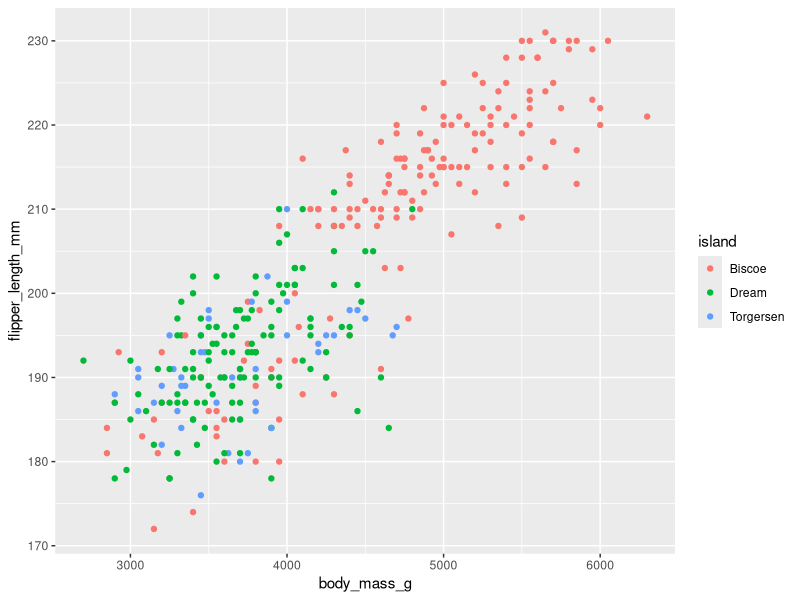
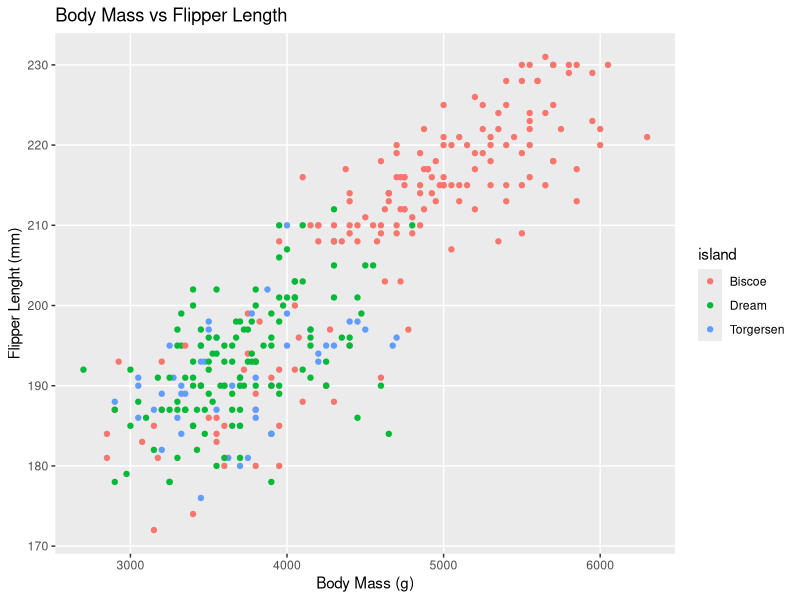
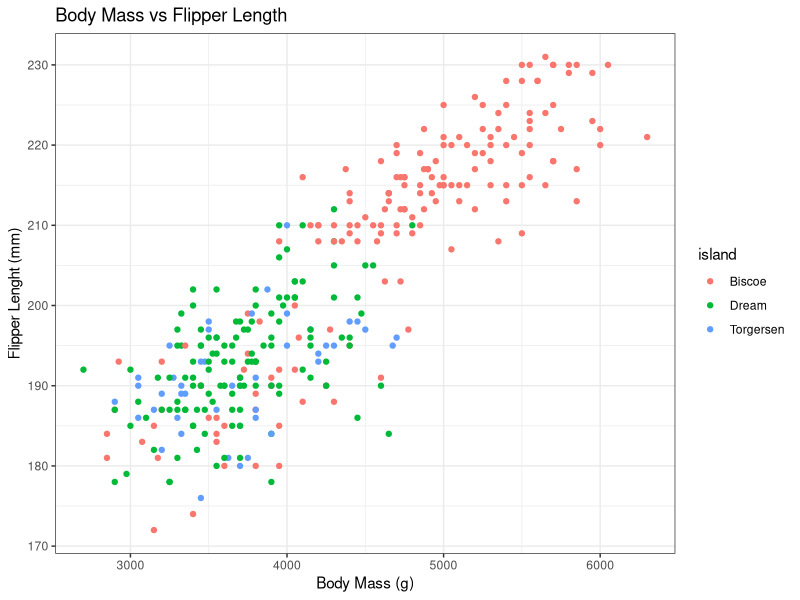
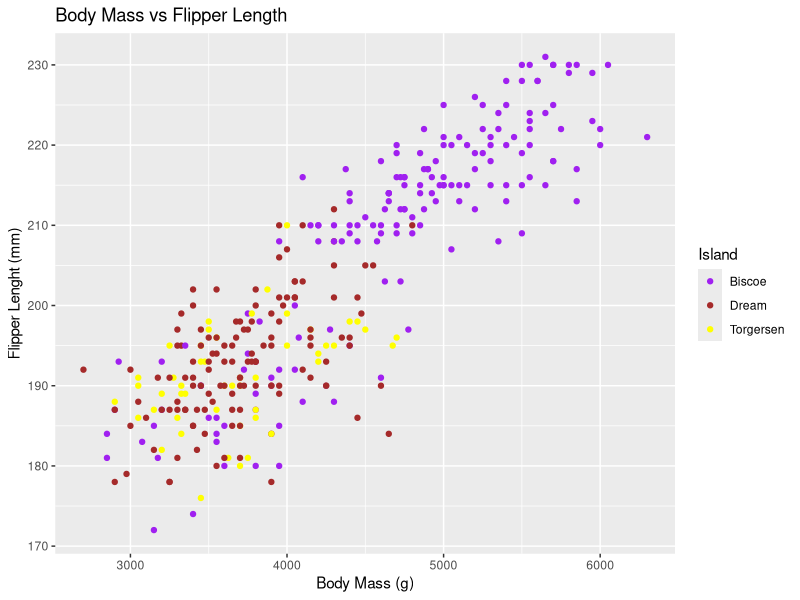
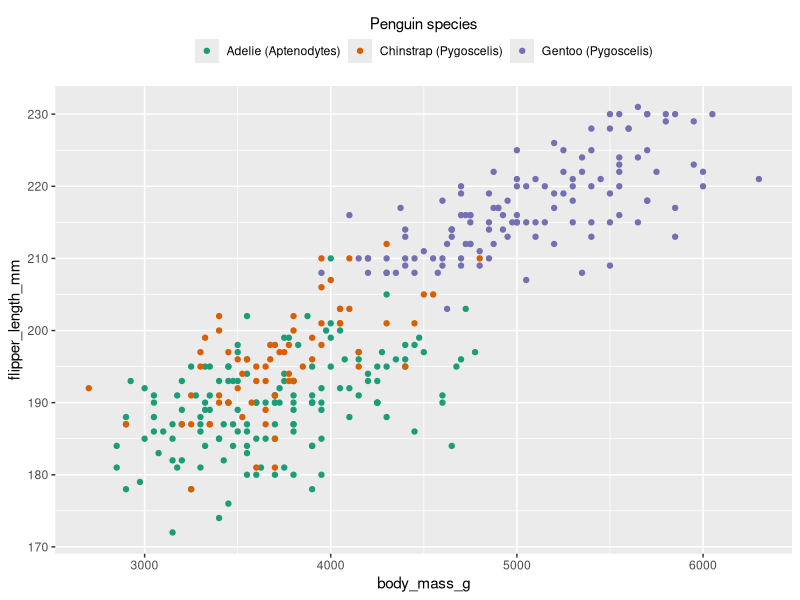
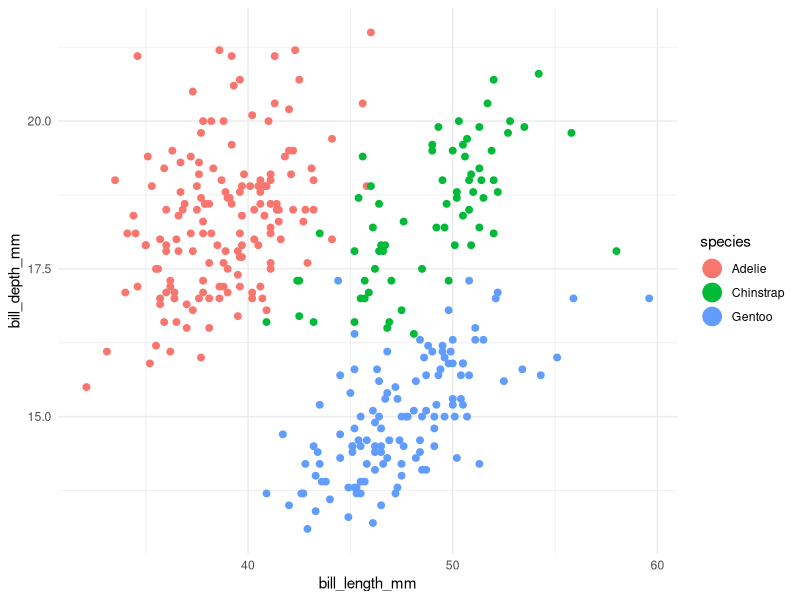
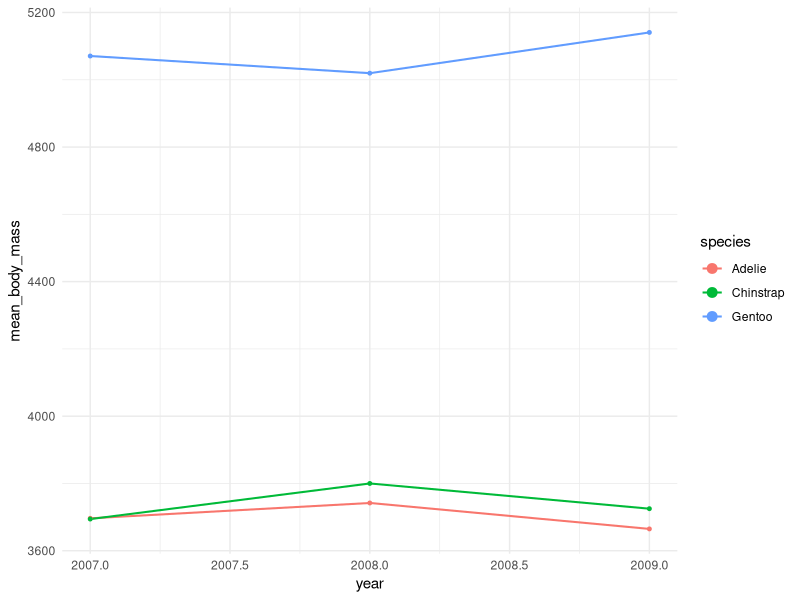
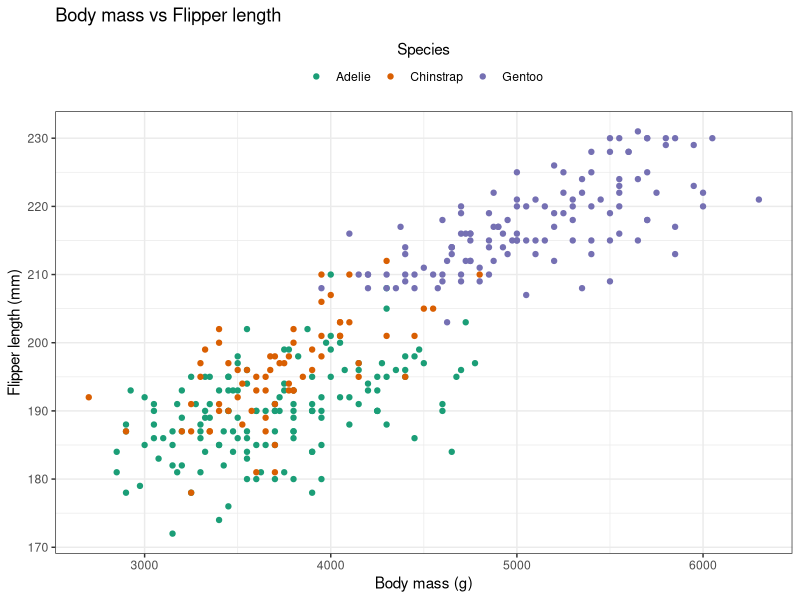

R code for these plots, in order:
## ---- chunk 1
#| message: false

library(tidyverse)
library(palmerpenguins)

# brings 'penguins' dataset into name space
attach(penguins)
# brings 'penguins_raw' dataset into name space
attach(penguins_raw)
## ---- chunk 2
penguin_plot <- ggplot(
  data = penguins,
  mapping = aes(x = body_mass_g,
                y = flipper_length_mm,
                colour = island)
) 

penguin_plot <- penguin_plot +
  geom_point()

penguin_plot
## ---- chunk 3
penguin_plot <- penguin_plot +
  labs(x = "Body Mass (g)",
       y = "Flipper Lenght (mm)",
       title = "Body Mass vs Flipper Length") 

penguin_plot +
  theme(panel.grid.minor = element_blank())
## ---- chunk 4
penguin_plot +
  theme_bw()
## ---- chunk 5
penguin_plot +
  scale_colour_manual(name = "Island",
    values = c(Biscoe = "purple", Dream = "brown", Torgersen = "yellow")
  )
## ---- chunk 6
ggplot(penguins, aes(x = body_mass_g, y = flipper_length_mm, colour = species)) +
  geom_point() +
  scale_colour_manual(
    name = "Penguin species",
    values = c(Adelie = "#1b9e77", Chinstrap = "#d95f02", Gentoo = "#7570b3"),
    labels = c(Adelie = "Adelie (Aptenodytes)", Chinstrap = "Chinstrap (Pygoscelis)", Gentoo = "Gentoo (Pygoscelis)")
  ) +
  guides(colour = guide_legend(title.position = "top", title.hjust = 0.5, nrow = 1)) +
  theme(legend.position = "top")
## ---- chunk 7
# increase point size in legend only (penguins)
ggplot(penguins, aes(x = bill_length_mm, y = bill_depth_mm, colour = species)) +
  geom_point(size = 2, na.rm = TRUE) +
  guides(colour = guide_legend(override.aes = list(size = 6))) +
  theme_minimal()

# increase line thickness in legend only (penguins summarized by year)
df_line <- penguins %>%
  filter(!is.na(species), !is.na(year), !is.na(body_mass_g)) %>%
  group_by(species, year) %>%
  summarise(mean_body_mass = mean(body_mass_g, na.rm = TRUE), .groups = "drop")

ggplot(df_line, aes(x = year, y = mean_body_mass, colour = species, group = species)) +
  geom_line(linewidth = 0.7) +
  geom_point(size = 1) +
  guides(colour = guide_legend(override.aes = list(size = 3))) +
  theme_minimal()
## ---- chunk 8
# -------------------------
# Possible solutions
# -------------------------

# Exercise 1 — Scatter plot & legend styling
library(ggplot2)
ex1_df <- penguins %>% drop_na(body_mass_g, flipper_length_mm, species)

ggplot(ex1_df, aes(x = body_mass_g, y = flipper_length_mm, colour = species)) +
  geom_point(na.rm = TRUE) +
  labs(
    title = "Body mass vs Flipper length",
    x = "Body mass (g)",
    y = "Flipper length (mm)",
    colour = "Species"
  ) +
  scale_colour_manual(
    values = c(Adelie = "#1b9e77", Chinstrap = "#d95f02", Gentoo = "#7570b3")
  ) +
  guides(colour = guide_legend(nrow = 1, title.position = "top", title.hjust = 0.5)) +
  theme_bw() +
  theme(legend.position = "top")

# Exercise 2 — Aggregation + line plot with legend overrides
df_line <- penguins %>%
  filter(!is.na(species), !is.na(year), !is.na(body_mass_g)) %>%
  group_by(species, year) %>%
  summarise(mean_body_mass = mean(body_mass_g, na.rm = TRUE), .groups = "drop")

ggplot(df_line, aes(x = year, y = mean_body_mass, colour = species, group = species)) +
  geom_line(linewidth = 0.6, na.rm = TRUE) +
  geom_point(size = 1.5, na.rm = TRUE) +
  labs(title = "Mean body mass by species over years", x = "Year", y = "Mean body mass (g)") +
  guides(colour = guide_legend(override.aes = list(linewidth = 2, size = 4))) +
  theme_minimal()

# Exercise 3 — Facets, handling missing values, and saving output
dir.create("plots", showWarnings = FALSE)

ex3_df <- penguins %>% drop_na(bill_length_mm, bill_depth_mm, sex, island)

p <- ggplot(ex3_df, aes(x = bill_length_mm, y = bill_depth_mm, colour = sex)) +
  geom_point(na.rm = TRUE) +
  facet_wrap(~ island) +
  labs(title = "Bill length vs Bill depth by island", x = "Bill length (mm)", y = "Bill depth (mm)") +
  coord_cartesian(xlim = c(30, 60), ylim = c(10, 22)) +  # focus on typical ranges without dropping data
  theme_classic()

#ggsave("plots/bill_scatter.png", p, dpi = 300, width = 8, height = 5)
